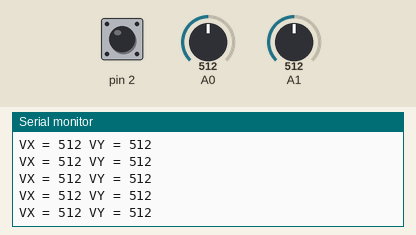
The sketch below on a simulated Arduino Uno, built with avr-gcc and run on an emulated ATmega328P. Shown: the last lines printed to the serial monitor. The test bench sets the inputs (shaded band); at power-on: A0 = 512, A1 = 512, pin 2 HIGH.

Above: at 1.2 s.
1.3 s: A0 set to 984
At 1.8 s:
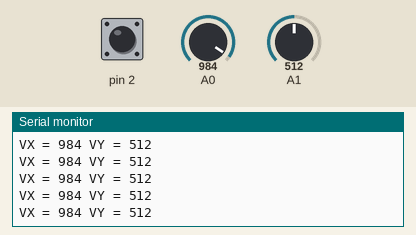
4.3 s: A0 set to 1014
At 5.3 s:
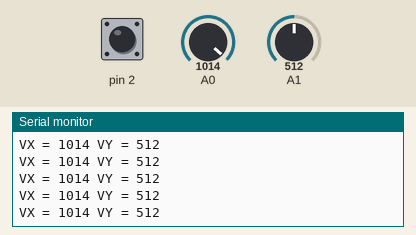
8.9 s: A1 set to 108
At 9.8 s:
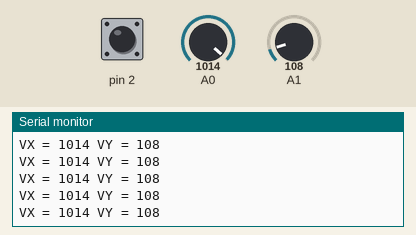
10.4 s: A1 set to 95
At 11.2 s:
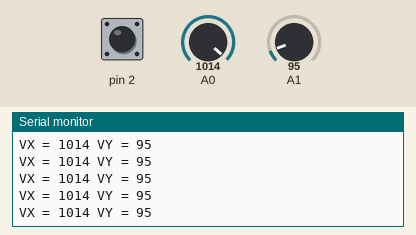
Timing chart, 0 to 13.4 s (numbered marks = the images above; inputs shaded):
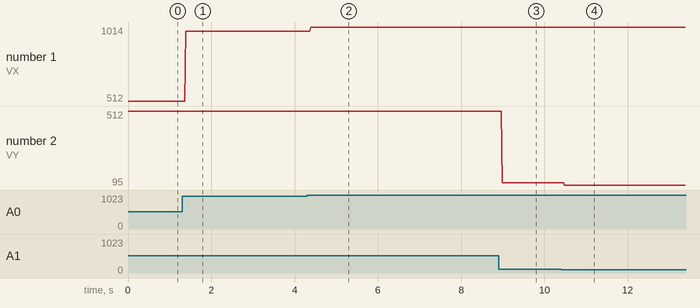

The sketch:

Lesson_13_-_Joystick.ino
```cpp
// Lesson 13 -
void setup() {
	Serial.begin( 9600 );
	pinMode( 2, INPUT_PULLUP );
	digitalWrite( 2, HIGH );
}

void loop() {
	int	VX = analogRead( 0 );
	int	VY = analogRead( 1 );
	Serial.print( "VX = " );
	Serial.print( VX );
	Serial.print( " VY = " );
	Serial.print( VY );
	if ( !digitalRead( 2 ) ) {
		Serial.print( " PRESSED!" );
	}
	Serial.println();
}
```

Measured:
- after the input at 1.3 s, the serial monitor: prints a new line after 0.08 s (image 1)
- after the input at 4.3 s, the serial monitor: prints a new line after 0.09 s (image 2)
- after the input at 8.9 s, the serial monitor: prints a new line after 0.08 s (image 3)
- after the input at 10.4 s, the serial monitor: prints a new line after 0.08 s (image 4)
- plotted number 1: 512 → 984 after the input at 1.3 s, 984 → 1014 after the input at 4.3 s
- plotted number 2: 512 → 108 after the input at 8.9 s, 108 → 95 after the input at 10.4 s
